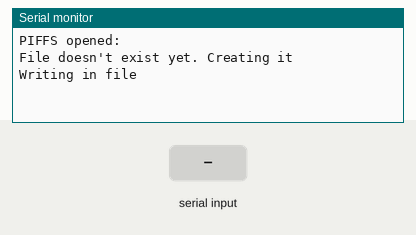
Bench run of a sketch on a simulated ESP32. Shown: the last lines printed to the serial monitor. The inputs (shaded band) are chosen by the test bench. Storage starts empty.

Above: at 3.2 s.
3.3 s: "1n" received over Serial
At 4.0 s:
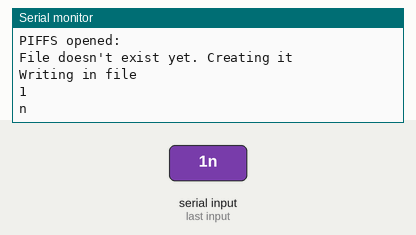
4.8 s: "0n" received over Serial
At 5.2 s:
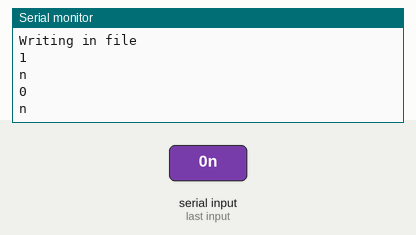
6.3 s: "2n" received over Serial
At 7.5 s:
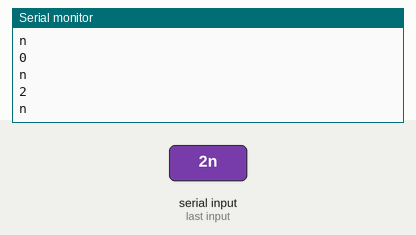

The sketch:

MovuinoESP32_spiffsV0.1.ino
```cpp
#include "FS.h"
#include "SPIFFS.h"
void setup() {
  Serial.begin(115200);
  delay(2000);
  // always use this to "mount" the filesystem
  bool result = SPIFFS.begin();
  Serial.println("SPIFFS opened: " + result);
  // this opens the file "f.txt" in read-mode
  File f = SPIFFS.open("/f.txt", "r");
 //if file does not exist
  if (!f) {
    Serial.println("File doesn't exist yet. Creating it");
    // open the file in write mode
    File f = SPIFFS.open("/f.txt", "w");
    if (!f) {
      Serial.println("file creation failed");
    }
    // now write two lines in key/value style with  end-of-line characters
    Serial.println("Writing in file");
    f.println("ssid=abc");
    f.println("password=123455secret");
  }
  //if file exist
  else {
    // we could open the file
    while(f.available()) {
      //Lets read line by line from the file
      String line = f.readStringUntil('n');
      Serial.println(line);
    }
  }
f.close();
}

void loop() {
  if (Serial.available() > 0) {
    char inByte = Serial.read();
    Serial.println(inByte);
    if(inByte=='r') {
      read_memory();
    }
    else delay(2);
  }
  //read_memory();
  //delay(100);
}
void read_memory(){
  // nothing to do for now, this is just a simple test
  File f = SPIFFS.open("/f.txt", "r");
  // we could open the file
  while(f.available()) {
      //Lets read line by line from the file
      String line = f.readStringUntil('n');
      Serial.println(line);
    }
   f.close();
}
```

Measured:
- after the input at 3.3 s, the serial monitor: prints a new line at once (image 1)
- after the input at 4.8 s, the serial monitor: prints a new line at once (image 2)
- after the input at 6.3 s, the serial monitor: prints a new line at once (image 3)
